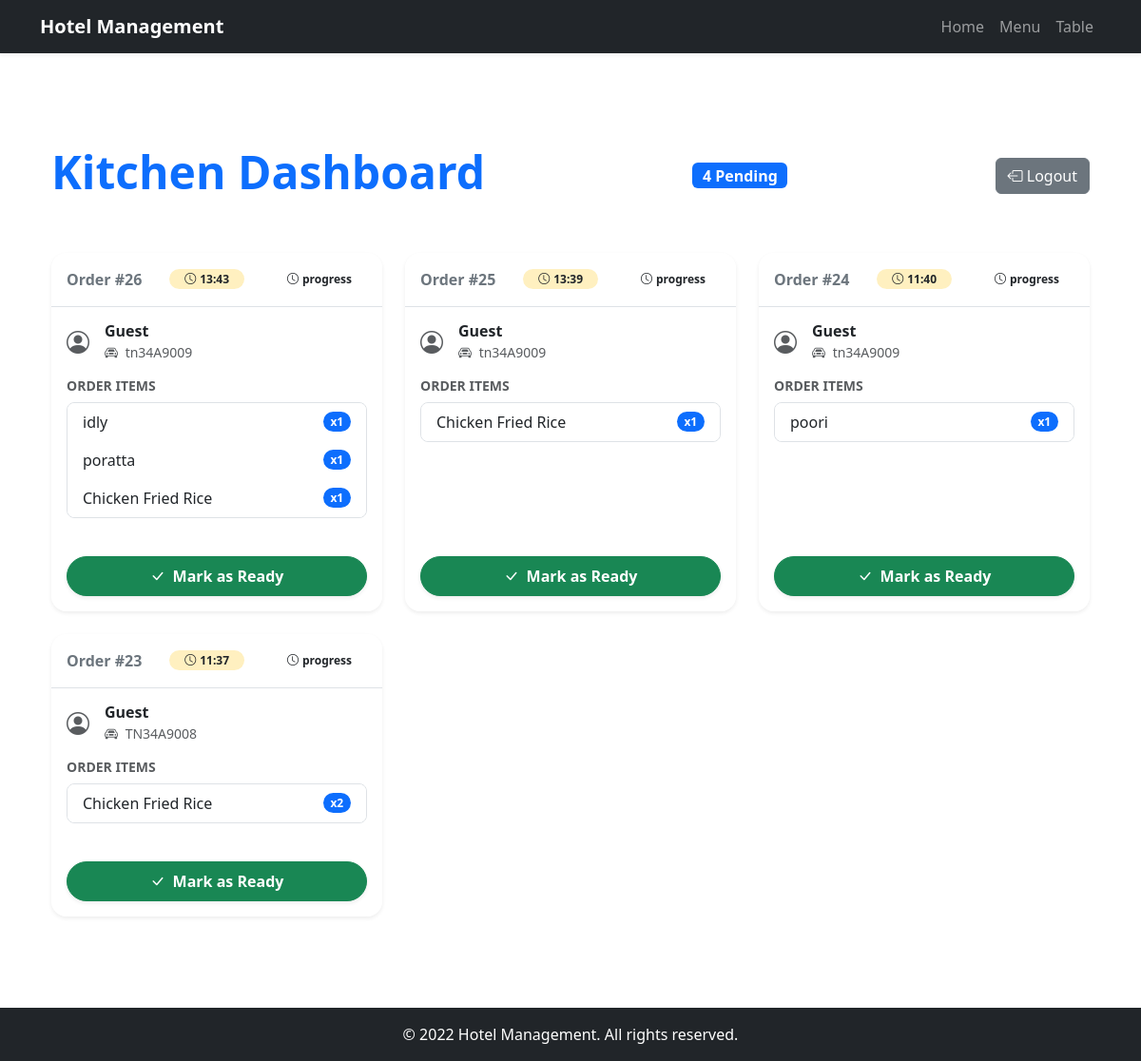
Before: /orders/kitchen-staff/ (signed in) with the older database file.
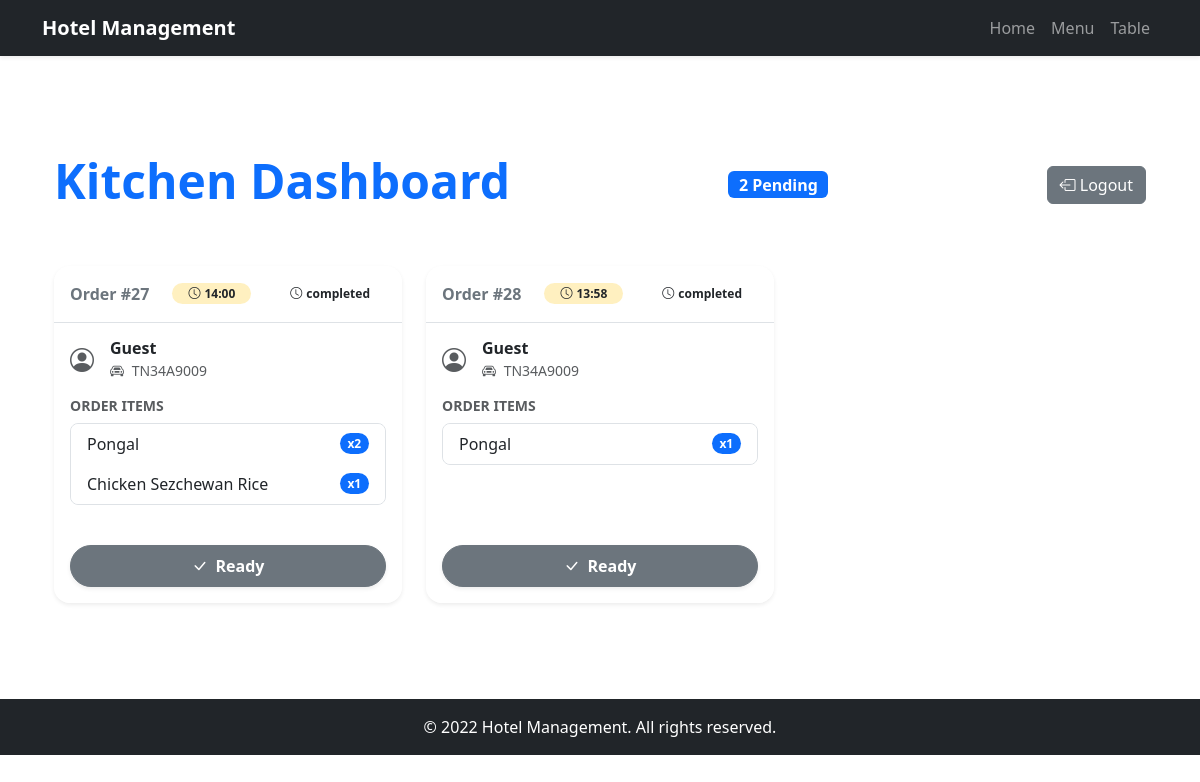
After: the same page with the newer database file.
### orders/models.py (models this page shows, shortened)
class order(models.Model):
    status_choice = (
        ('progress','progress'),
        ('ready','ready'),
        ('completed','completed'),
        ('cancelled','cancelled')
    )
    cart_user = models.ForeignKey(Cart_User,on_delete=models.CASCADE)
    kitchen_staff = models.ForeignKey(CustomUser,on_delete=models.CASCADE,related_name='kitchen_staff',null=True,blank=True)
    waiter = models.ForeignKey(CustomUser,on_delete=models.CASCADE,related_name='waiter',null=True,blank=True)
    total_amount = models.IntegerField()
    order_date = models.DateTimeField(auto_now_add=True)
    pickup_time = models.TimeField(blank=True,null=True)
    vechile_number = models.CharField(max_length=100)
    status = models.CharField(max_length=100,choices=status_choice,default='progress')

class Cart_User(models.Model):
    user = models.OneToOneField(CustomUser,on_delete=models.CASCADE)

class order_items(models.Model):
    cart_user = models.ForeignKey(Cart_User,on_delete=models.CASCADE)
    order = models.ForeignKey(order,on_delete=models.CASCADE,related_name='order_items')
    menu = models.ForeignKey(Menu,on_delete=models.CASCADE)
    quantity = models.IntegerField(default=1)

### accounts/models.py (models this page shows, shortened)
class CustomUser(AbstractUser):
    role_choice = (
        ('admin','admin'),
        ('kitchen_staff','kitchen_staff'),
        ('waiter','waiter'),
        ('guest','guest'),
    )
    username = None
    email = models.EmailField(unique=True)
    name = models.CharField(max_length=100)
    phone_no = models.IntegerField()
    role = models.CharField(max_length=100,choices=role_choice)
    USERNAME_FIELD = 'email'
    REQUIRED_FIELDS = ['name','phone_no']
    objects = CustomManager()

class Menu(models.Model):
    food_type_choice = (
        ('veg','veg'),
        ('non-veg','non-veg'),
    )
    food_category = (
        ('starters','starters'),
        ('main_course','main_course'),
        ('dessert','dessert'),
        ('side_dish','side_dish'),
        ('indian','indian'),
        ('chinese','chinese'),
        ('italian','italian'),
        ('japanese','japanese'),
    )
    name = models.CharField(max_length=100)
    price = models.IntegerField()
    description = models.TextField()
    images = models.ImageField(upload_to='menu_images/',null=True,blank=True,default='images/default.jpg')
    food_type = models.CharField(max_length=100,choices=food_type_choice,null=True,blank=True)
    food_category = models.CharField(max_length=100,choices=food_category,null=True,blank=True)

### orders/views.py (the view, shortened to what this page needs)
# urls.py: path('kitchen-staff/', KitchenStaffView.as_view(), name='kitchen-staff'),
class KitchenStaffView(LoginRequiredMixin,UserPassesTestMixin,View):
    def test_func(self):
        return self.request.user.role == 'kitchen_staff'
    def get(self,request):
        current_time = timezone.localtime().time()
        user = request.user
        orders = order.objects.filter(pickup_time__gte=current_time).prefetch_related(Prefetch('order_items',queryset=order_items.objects.select_related('menu'))).order_by('-pickup_time')
        order_taken = order_kitchen_staff.objects.filter(kitchen_staff=user).select_related('order').order_by('-order__pickup_time')
        for i in orders:
            for j in i.order_items.all():
                print(j.menu.name)
        return render(request,'kitchen_staff.html',{'orders':orders,'order_taken':order_taken})

### orders/templates/kitchen_staff.html (shortened to what this page needs)
{% extends 'base.html' %}
{% load static %}
{% block content %}
<div class="container py-5">
    <div class="d-flex justify-content-between align-items-center mb-5">
        <h1 class="display-5 fw-bold text-primary">Kitchen Dashboard</h1>
        <div class="badge bg-primary fs-6">{{ orders|length }} Pending</div>
        <a href="{% url 'accounts:logout' %}" class="btn btn-secondary">
            <i class="bi bi-box-arrow-left"></i> Logout
        </a>
    </div>
    {% if orders %}
    <div class="row row-cols-1 row-cols-md-2 row-cols-lg-3 g-4">
        {% for i in orders %}
        <div class="col">
            <div class="card h-100 shadow-sm border-0 rounded-4 overflow-hidden">
                <div class="card-header bg-white border-bottom py-3 d-flex justify-content-between align-items-center">
                    <span class="fw-bold text-secondary">Order #{{ i.id }}</span>
                    <span class="badge bg-warning text-dark bg-opacity-25 rounded-pill px-3">
                        <i class="bi bi-clock me-1"></i>{{ i.pickup_time|time:"H:i" }}
                    </span>
                    <span class="badge bg text-dark bg-opacity-25 rounded-pill px-3">
                        <i class="bi bi-clock me-1"></i>{{ i.status}}
                    </span>
                </div>
                <div class="card-body">
                    <div class="d-flex align-items-center mb-3 text-muted">
                        <div class="me-3">
                            <i class="bi bi-person-circle fs-4"></i>
                        </div>
                        <div>
                            <h6 class="mb-0 fw-bold text-dark">{{ i.cart_user.user.name|title }}</h6>
                            <small>
                                <i class="bi bi-car-front me-1"></i>
                                {{ i.vechile_number|default:"No Vehicle Info" }}
                            </small>
                        </div>
                    </div>
                    <h6 class="text-muted text-uppercase small fw-bold mb-2">Order Items</h6>
                    <ul class="list-group list-group-flush mb-4 rounded-3 border">
                        {% for j in i.order_items.all %}
                        <li class="list-group-item d-flex justify-content-between align-items-center border-bottom-0 py-2">
                            <span class="fw-medium">{{ j.menu.name }}</span>
                            <span class="badge bg-primary rounded-pill">x{{ j.quantity }}</span>
                        </li>
                        {% endfor %}
                    </ul>
                </div>
                {%if i.status == 'progress' %}
                <div class="card-footer bg-white border-0 pb-3 pt-0">
                    <button type="button" data-id="{{ i.id }}" class="accept-order btn btn-success w-100 rounded-pill py-2 fw-bold shadow-sm">
                        <i class="bi bi-check-lg me-2"></i>Mark as Ready
                    </button>
                </div>
                {%else %}
                <div class="card-footer bg-white border-0 pb-3 pt-0">
                    <button type="button-disabled" class="btn btn-secondary w-100 rounded-pill py-2 fw-bold shadow-sm">
                        <i class="bi bi-check-lg me-2"></i>Ready
                    </button>
                </div>
                {% endif %}
            </div>
        </div>
        {% endfor %}
    </div>
    {% endif %}
</div>
{% endblock %}

Changed rows visible on the page:
removed order: id "26", pickup_time "13:43", status "progress", cart_user.user.name "Guest", vechile_number "tn34A9009"
removed order_items: menu.name "idly", quantity "1", shown under "26"
removed order_items: menu.name "poratta", quantity "1", shown under "26"
removed order_items: menu.name "Chicken Fried Rice", quantity "1", shown under "26"
removed order: id "25", pickup_time "13:39", status "progress", cart_user.user.name "Guest", vechile_number "tn34A9009"
removed order_items: menu.name "Chicken Fried Rice", quantity "1", shown under "25"
removed order: id "24", pickup_time "11:40", status "progress", cart_user.user.name "Guest", vechile_number "tn34A9009"
removed order_items: menu.name "poori", quantity "1", shown under "24"
removed order: id "23", pickup_time "11:37", status "progress", cart_user.user.name "Guest", vechile_number "TN34A9008"
removed order_items: menu.name "Chicken Fried Rice", quantity "2", shown under "23"
added order: id "27", pickup_time "14:00", status "completed", cart_user.user.name "Guest", vechile_number "TN34A9009", shows "Ready"
added order_items: menu.name "Pongal", quantity "2", shown under "27"
added order_items: menu.name "Chicken Sezchewan Rice", quantity "1", shown under "27"
added order: id "28", pickup_time "13:58", status "completed", cart_user.user.name "Guest", vechile_number "TN34A9009", shows "Ready"
added order_items: menu.name "Pongal", quantity "1", shown under "28"
Other visible differences:
{{ orders|length }}: "4" → "2"
